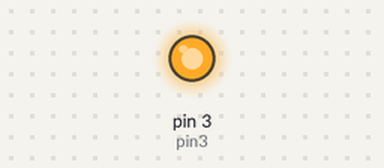
Simulated run of this sketch. Board: Arduino Uno, built with avr-gcc and run on an emulated ATmega328P. On the bench: output pins drawn as LEDs (lit = HIGH).

Above: at 0.2 s.
At 24.2 s:
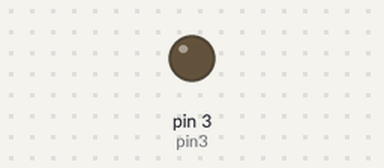
Timing chart, 0 to 32.5 s (numbered marks = the images above):
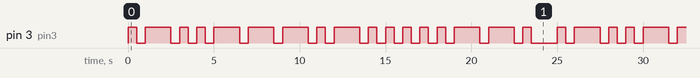

Measured:
- by itself, pin 3 (pin3): moves between LOW and HIGH, repeating every 25.0 s
- by itself, everything shown: repeats every 25.0 s, in 34 steps

The sketch:

sketch_morse_code.ino
```cpp
int pin3 = 3;
int ms500 = 500;
int seconds = 1500;
int space = 1500;

void setup() {
  // put your setup code here, to run once:
  pinMode(pin3, OUTPUT);
}

void loop() {
  // put your main code here, to run repeatedly:
  digitalWrite(pin3, HIGH);
  delay(ms500);
  digitalWrite(pin3, LOW);
  delay(ms500);
  digitalWrite(pin3, HIGH);
  delay(seconds);
  digitalWrite(pin3, LOW);
  delay(ms500);
  digitalWrite(pin3, HIGH);
  delay(ms500);
  digitalWrite(pin3, LOW);
  delay(ms500);
  digitalWrite(pin3, HIGH);
  delay(ms500);
  digitalWrite(pin3, LOW);
  delay(ms500);

  digitalWrite(pin3, HIGH);
  delay(seconds);
  digitalWrite(pin3, LOW);
  delay(ms500);
  digitalWrite(pin3, HIGH);
  delay(seconds);
  digitalWrite(pin3, LOW);
  delay(ms500);
  digitalWrite(pin3, HIGH);
  delay(seconds);
  digitalWrite(pin3, LOW);
  delay(ms500);

  digitalWrite(pin3, HIGH);
  delay(ms500);
  digitalWrite(pin3, LOW);
  delay(ms500);
  digitalWrite(pin3, HIGH);
  delay(seconds);
  digitalWrite(pin3, LOW);
  delay(ms500);
  digitalWrite(pin3, HIGH);
  delay(ms500);
  digitalWrite(pin3, LOW);
  delay(ms500);
  digitalWrite(pin3, HIGH);
  delay(ms500);
  digitalWrite(pin3, LOW);
  delay(ms500);

  digitalWrite(pin3, HIGH);
  delay(ms500);
  digitalWrite(pin3, LOW);
  delay(ms500);
  digitalWrite(pin3, HIGH);
  delay(ms500);
  digitalWrite(pin3, LOW);
  delay(ms500);

  digitalWrite(pin3, HIGH);
  delay(ms500);
  digitalWrite(pin3, LOW);
  delay(ms500);
  digitalWrite(pin3, HIGH);
  delay(seconds);
  digitalWrite(pin3, LOW);
  delay(ms500);
  digitalWrite(pin3, HIGH);
  delay(seconds);
  digitalWrite(pin3, LOW);
  delay(ms500);

  digitalWrite(pin3, HIGH);
  delay(ms500);
  digitalWrite(pin3, LOW);
  delay(space);
}
```
